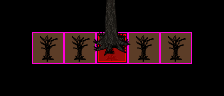

This game map was drawn from its Tiled (.tmx) file and the tilesets committed beside it. A one-line description and the trimmed map source follow:
An orthogonal 7x3 tile map with 32x32 px tiles, 6 tile layers (RuleRegions, ruleSet, ruleSet, ruleNotSet, ...), 11 hidden layers not drawn, 4 tilesets.

<map version="1.0" orientation="orthogonal" width="7" height="3" tilewidth="32" tileheight="32">
 <tileset firstgid="1" name="Collision" tilewidth="32" tileheight="32">
  <image source="../../graphics/tiles/collision.png" width="64" height="32" />
 </tileset>
 <tileset firstgid="3" name="set_rules" tilewidth="32" tileheight="32">
  <image source="../../graphics/tiles/set_rules.png" width="64" height="64" />
 </tileset>
 <tileset firstgid="7" name="set_hlw" tilewidth="32" tileheight="32">
  <image source="../../graphics/tiles/set_hlw.png" width="256" height="160" />
 </tileset>
 <tileset firstgid="47" name="arvores_x5" tilewidth="32" tileheight="160">
  <image source="../../graphics/tiles/hlw_arvores_x5.png" width="480" height="480" />
 </tileset>
 <layer name="RuleRegions" width="7" height="3">
  <data>[21 cells, 5 non-empty, 1 distinct tile ids]</data>
 </layer>
 <layer name="ruleSet" width="7" height="3">
  <data>[21 cells, 1 non-empty, 1 distinct tile ids]</data>
 </layer>
 <layer name="ruleSet" width="7" height="3">
  <data>[21 cells, 1 non-empty, 1 distinct tile ids]</data>
 </layer>
 <layer name="ruleNotSet" width="7" height="3">
  <data>[21 cells, 4 non-empty, 1 distinct tile ids]</data>
 </layer>
 <layer name="ruleNotSet" width="7" height="3" visible="0">
  <data>[21 cells, 4 non-empty, 1 distinct tile ids]</data>
 </layer>
 <layer name="ruleNotSet" width="7" height="3" visible="0">
  <data>[21 cells, 4 non-empty, 1 distinct tile ids]</data>
 </layer>
 <layer name="ruleNotSet" width="7" height="3" visible="0">
  <data>[21 cells, 4 non-empty, 1 distinct tile ids]</data>
 </layer>
 <layer name="ruleNotSet" width="7" height="3" visible="0">
  <data>[21 cells, 4 non-empty, 1 distinct tile ids]</data>
 </layer>
 <layer name="ruleNotSet" width="7" height="3" visible="0">
  <data>[21 cells, 4 non-empty, 1 distinct tile ids]</data>
 </layer>
 <layer name="ruleNotSet" width="7" height="3" visible="0">
  <data>[21 cells, 4 non-empty, 1 distinct tile ids]</data>
 </layer>
 <layer name="ruleNotSet" width="7" height="3" visible="0">
  <data>[21 cells, 4 non-empty, 1 distinct tile ids]</data>
 </layer>
 <layer name="rule1_Collision" width="7" height="3">
  <data>[21 cells, 3 non-empty, 2 distinct tile ids]</data>
 </layer>
 <layer name="rule2_Collision" width="7" height="3" visible="0">
  <data>[21 cells, 3 non-empty, 2 distinct tile ids]</data>
 </layer>
 <layer name="rule3_Collision" width="7" height="3" visible="0">
  <data>[21 cells, 3 non-empty, 2 distinct tile ids]</data>
 </layer>
 <layer name="rule1_Fringe" width="7" height="3">
  <data>[21 cells, 3 non-empty, 3 distinct tile ids]</data>
 </layer>
 <layer name="rule2_Fringe" width="7" height="3" visible="0">
  <data>[21 cells, 3 non-empty, 3 distinct tile ids]</data>
 </layer>
 <layer name="rule3_Fringe" width="7" height="3" visible="0">
  <data>[21 cells, 3 non-empty, 3 distinct tile ids]</data>
 </layer>
</map>
